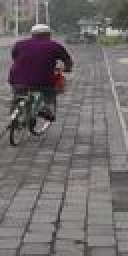
#> input picture Histogram/images/image1.jpg, 64 x 128 px (shown 2 times larger); its folder holds 3 pictures in this run
$ python equalisation.py   (Python 2 division)
#> lines starting #> are read from the running program, lines starting #| are printed output that depends on the picture
import os
import cv2

# Input and output directories
input_dir = "images"
output_dir = "equalised"

# List to store all equalised images
equalized_images = {}

for file in os.listdir(input_dir):

    # Construct the full file path
    file_path = os.path.join(input_dir, file)

    # Load the image
    image = cv2.imread(file_path)
#> image is the input picture: shape (128, 64, 3); mean B, G, R 108.6, 107.7, 111.8

    # Convert the image to HSV colour space to obtain brightness channel
    hsv_image = cv2.cvtColor(image, cv2.COLOR_BGR2HSV)
#> hsv_image: shape (128, 64, 3); mean H, S, V 97.3, 18.8, 112.1

    # Equalise the histograms Y (brightness) channel
    hsv_image[:, :, 2] = cv2.equalizeHist(hsv_image[:, :, 2])
#> hsv_image: shape (128, 64, 3); mean H, S, V 97.3, 18.8, 128.9

    # Convert back to BGR colour space
    equalized_image = cv2.cvtColor(hsv_image, cv2.COLOR_HSV2BGR)
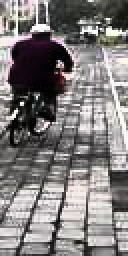
#> equalized_image: shape (128, 64, 3) (shown 2 times larger); mean B, G, R 125, 125.1, 128.6
    equalized_images[file] = equalized_image
#> pass 2 of the loop `for file in os.listdir(input_dir):`:
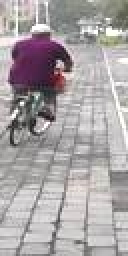
#> input picture Histogram/images/image2.jpg, 64 x 128 px (shown 2 times larger)
#> image is the input picture: shape (128, 64, 3); mean B, G, R 165.3, 163.9, 169.4
#> `equalized_image = cv2.cvtColor(hsv_image, cv2.COLOR_HSV2BGR)`:
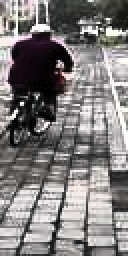
#> equalized_image: shape (128, 64, 3) (shown 2 times larger); mean B, G, R 125.2, 125.2, 128.2
#> pass 3 of the loop `for file in os.listdir(input_dir):`:
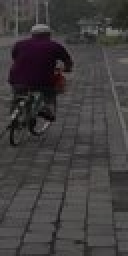
#> input picture Histogram/images/image3.jpg, 64 x 128 px (shown 2 times larger)
#> image is the input picture: shape (128, 64, 3); mean B, G, R 62.9, 62.4, 65.2
#> `equalized_image = cv2.cvtColor(hsv_image, cv2.COLOR_HSV2BGR)`:
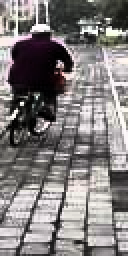
#> equalized_image: shape (128, 64, 3) (shown 2 times larger); mean B, G, R 125, 125.2, 129.4

for image in equalized_images:
#> (the run stopped early here; a loop or call above may not have finished)
